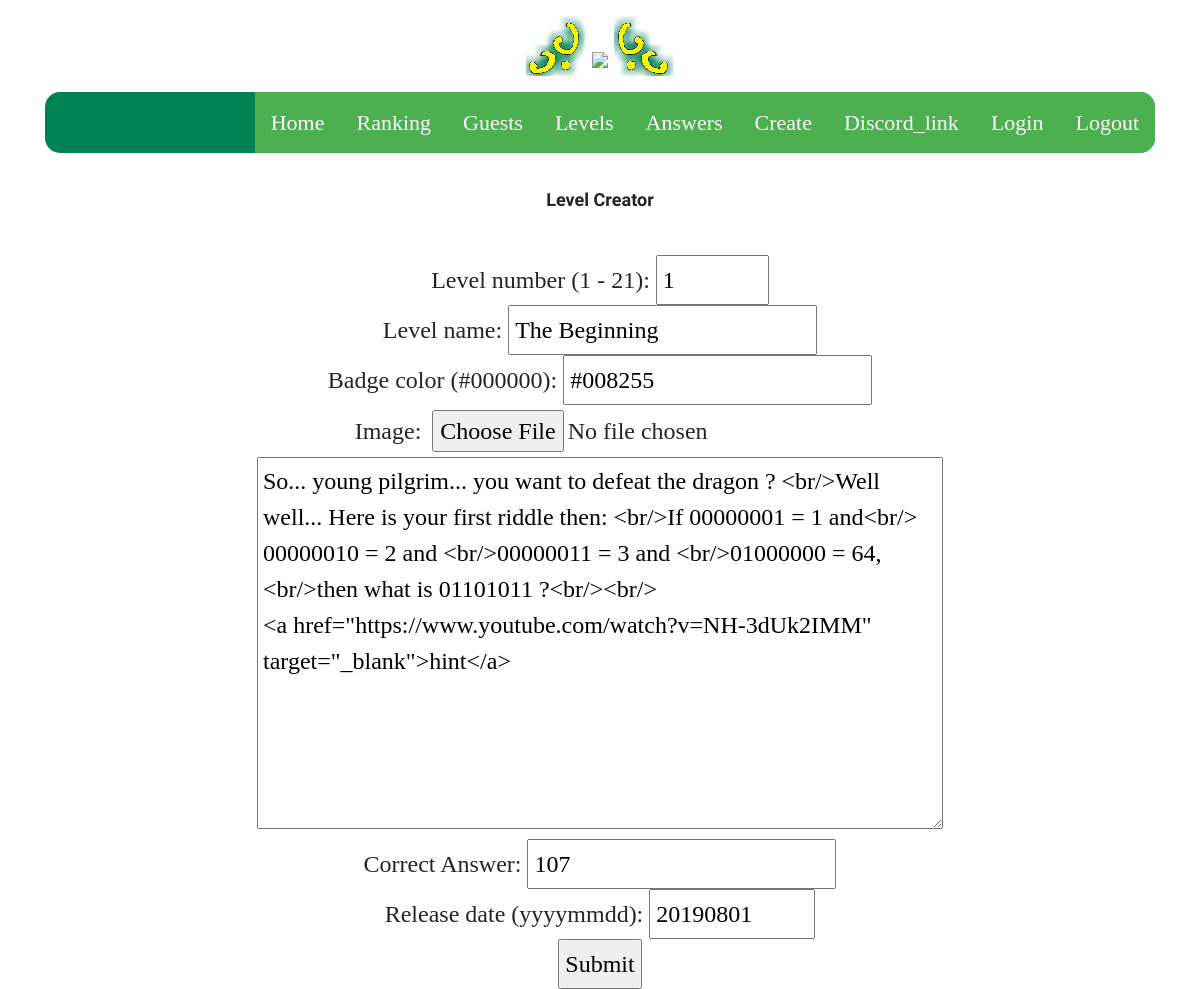
The page /editlevel (signed in) on the database its author committed.
### tables this page shows
CREATE TABLE Levels( Level_id INTEGER PRIMARY KEY, Name TEXT NOT NULL, Badge_color TEXT NOT NULL, Img TEXT, Text TEXT NOT NULL, Answer TEXT NOT NULL, Release_date TEXT NOT NULL);

### flask_app.py (the view, shortened to what this page needs)
@app.route('/editlevel', methods=["POST","GET"] )
def editlevel():
    lvl = session['level']
    if 'username' not in session:
        return render_template("message.html", message = "Please login first", desto="/login" , pic = "empty.png")
    if session['username'] != "admin":
        return render_template("message.html", message = "Must be logged in as admin", desto="/login" , pic = "empty.png")
    c.execute("SELECT * FROM Levels WHERE Level_id = %s" % lvl)
    conn.commit()
    rows = c.fetchall()
    for row in rows:
        gamelevel = Level(lvl,row[1],row[2],row[3],row[4],row[5],row[6])
    return render_template('leveleditor.html',
        number = gamelevel.id ,
        name = gamelevel.name,
        color = gamelevel.color,
        image =  gamelevel.image,
        text = gamelevel.text,
        answer = gamelevel.answer,
        date = gamelevel.date)

### templates/leveleditor.html
{% extends "layout_admin.html" %}
{% block content %}
    <div id="container" class="spaceme text-center">
        <br/>
        <h1> Level Creator</h1>
        <br/>
        <form action="" method="POST">
            {% autoescape on %}
            Level number (1 - 21):
            <input class="padme2" type="number" name="number" value="{{number}}" maxlength="2" width="2" min="0" max="1000"><br/>
            Level name:
            <input class="padme2" type="text" name="name" value="{{name}}" maxlength="20" width="20"><br/>
            Badge color (#000000):
            <input class="padme2" type="text" name="color" value="{{color}}" maxlength="7" width="7"><br/>
            Image:
            <input class="padme2" type="file" name="image" files="{{image}}" value="{{image}}" accept="image/*"><br/>
            <textarea class="padme2" name="text" rows="10" cols="50">{{text}}</textarea><br/>
            Correct Answer:
            <input class="padme2" type="text" name="answer" value="{{answer}}" maxlength="30" width="30"><br/>
            Release date (yyyymmdd):
            <input class="padme2" type="number" name="date" value="{{date}}" maxlength="8" width="8" min="20190101" max="20201231"><br/>
            <input class="padme2" type="submit" name="submit"/><br/>
            {% endautoescape %}
            </form>
    </div>
{% endblock %}

### static/style.css (style rules this page uses)
body { font-family:'18thCentury'; font-size: 150%; }
h1 { font-family: "IM Fell English"; font-size: 18px; font-style: normal; font-variant: normal; font-weight: 700; line-height: 21.6px; }
.padme2 { padding: 5px 5px 5px 5px; }

### rows shown on the page
Levels: name "The Beginning", color "#008255", text "So... young pilgrim... you want to defeat the dragon ? <br/>Well well... Here is your first riddle then: <br/>If 00000001 = 1 and<br/> 00000010 = 2 and <br/>00000011 = 3 and <br/>01000000 = 64, <br/>then what is 01101011 ?<br/><br/> <a href=\"https://www.youtube.com/watch?v=NH-3dUk2IMM\" target=\"_blank\">hint</a>", answer "107", date "20190801"
